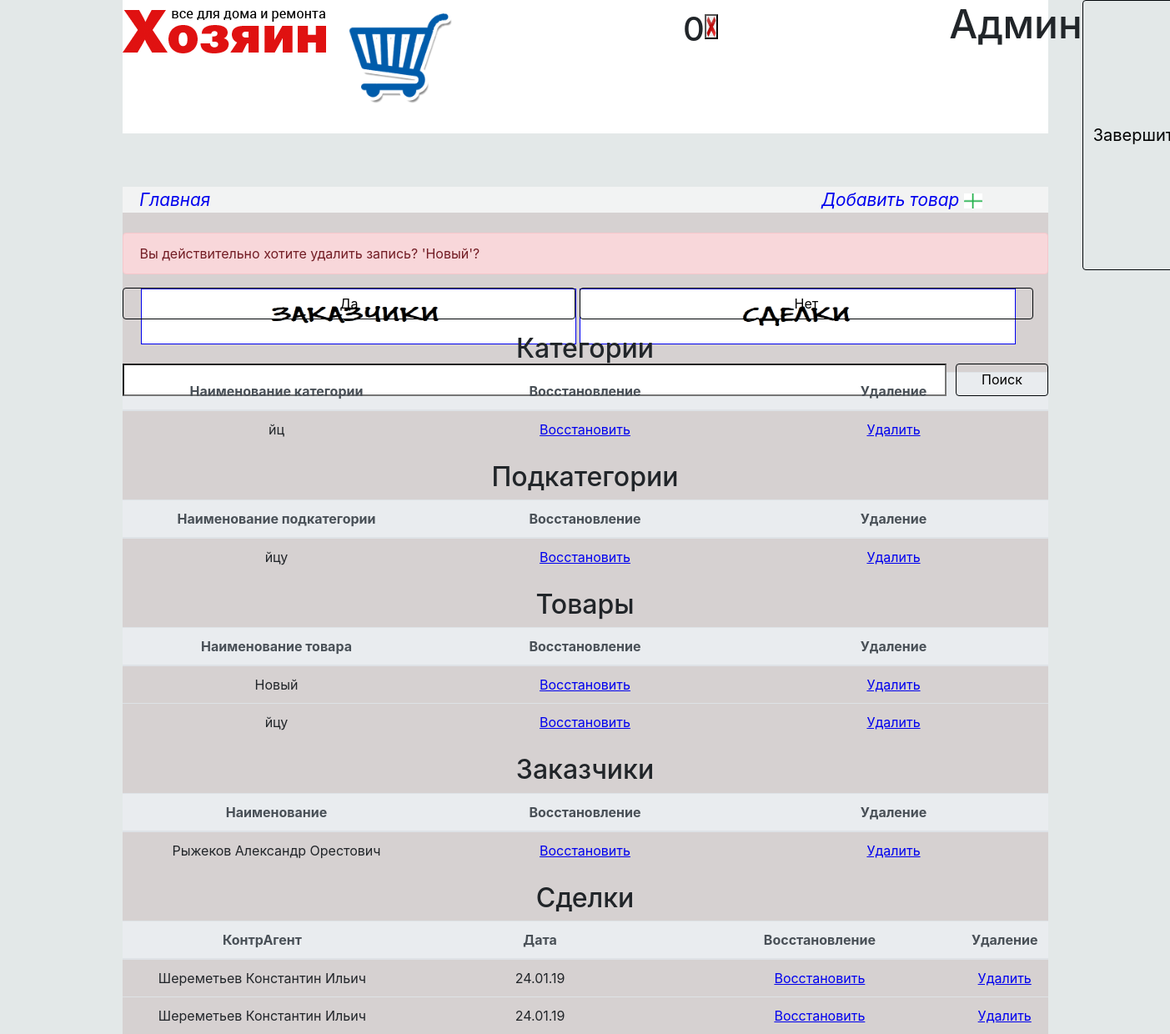
Screenshot of /delMarked.php?delProduct=Новый (signed in) with the database file from the repository.
### tables this page shows
CREATE TABLE `category` (
  `category_id` int(11) NOT NULL,
  `category_category` varchar(50) NOT NULL COMMENT 'название категории',
  `category_status` enum('0','1') NOT NULL COMMENT 'ее наличие',
  `category_sub` varchar(4) NOT NULL COMMENT 'название подкатегории',
  `category_image` varchar(50) NOT NULL
);

CREATE TABLE `product` (
  `product_id` int(11) NOT NULL,
  `product_name` varchar(100) NOT NULL COMMENT 'Наименование',
  `product_cost` int(6) NOT NULL COMMENT 'Цена',
  `product_description` varchar(512) NOT NULL COMMENT 'Описание',
  `product_image` varchar(124) NOT NULL COMMENT 'Картинка',
  `product_count` int(10) NOT NULL COMMENT 'Количество на складе',
  `product_characteristic` varchar(512) NOT NULL COMMENT 'Характеристики',
  `product_category` int(11) NOT NULL COMMENT 'Категория',
  `product_status` enum('0','1') NOT NULL COMMENT 'Статус наличия'
);

CREATE TABLE `customer` (
  `customer_id` int(11) NOT NULL,
  `customer_type` enum('0','1') NOT NULL COMMENT 'Тип(Физ/Юр)',
  `customer_name` varchar(150) NOT NULL COMMENT 'Наименование(Если Физ-Фио, Юр-организация)',
  `customer_adress` varchar(100) NOT NULL COMMENT 'Адресс',
  `customer_phone` varchar(11) NOT NULL COMMENT 'Телефон',
  `customer_status` enum('0','1') NOT NULL
);

### assets/delMarked_info.php (called while the page is built, shortened)
<?php
	$host = "localhost";
  	$login = "root";
  	$db = "tool_db";
  	$conn = mysqli_connect($host, $login, $password, $db);
	$query = "SELECT category_category FROM category Where category_status = '0' And category_sub = 'null';";
	$result = mysqli_query($conn, $query);
	$query2 = "SELECT category_category FROM category Where category_status = '0' And category_sub != 'null';";
	$result2 = mysqli_query($conn, $query2);
	$query3 = "SELECT product_name FROM product Where product_status = '0';";
	$result3 = mysqli_query($conn, $query3);
	$query4 = "SELECT customer_name FROM customer Where customer_status = '0';";
	$result4 = mysqli_query($conn, $query4);
	$query5 = "SELECT deal_name_customer,deal_date FROM deal Where deal_status = '0';";
	$result5 = mysqli_query($conn, $query5);
?>

### assets/delMarkedContent.php (the view, shortened to what this page needs)
<?php
	if (isset($_GET['delProduct'])) {
		$temp = str_replace('_',' ',$_GET['delProduct']);
		echo <<<HTML
					<br>
							<div class="alert alert-danger" role="alert">
								Вы действительно хотите удалить запись? '{$temp}'?
							</div>
							<form method="post">
							<input type="submit"  name="delYesProduct" value="Да" style="width: 49%;color: black;
						border-color:#010508;" class="btn btn-outline-secondary">
						<input type="submit"  name="delNoBTN" value="Нет" style="width: 49%;color: black;
						border-color:#010508;" class="btn btn-outline-secondary">
							</form>
HTML;
	}
	echo <<<HTML
		<h2 style="display: flex;    justify-content: center;">Категории</h2>
		<table class="table">
					<thead class="thead-light">
						<tr>
							<th class="TableCenter">Наименование категории</td>
							<th class="TableCenter">Восстановление</td>
							<th class="TableCenter">Удаление</td>
						</tr>
						</thead>
HTML;
	while($row = mysqli_fetch_array($_SESSION["DelMarkedCategory"])){
		$temp = str_replace(' ','_',$row['category_category']);
		echo <<<HEREDOC
                    <tr>
                    <td class="TableCenter">{$row['category_category']}</td>
					<td class="TableCenter"><a name=\"redGroup\" href=\delMarked.php?redGroup={$temp}>Восстановить</a></td>
					<td class="TableCenter"><a name=\"delGroup\" href=\delMarked.php?delGroup={$temp}>Удалить</a></td>
                    </tr>
HEREDOC;
	}
			echo <<<HTML
		</table>
		<h2 style="display: flex;    justify-content: center;">Подкатегории</h2>
		<table class="table">
					<thead class="thead-light">
						<tr>
							<th class="TableCenter">Наименование подкатегории</td>
							<th class="TableCenter">Восстановление</td>
							<th class="TableCenter">Удаление</td>
						</tr>
						</thead>
HTML;
	while($row = mysqli_fetch_array($_SESSION["DelMarkedSubCategory"])){
		$temp = str_replace(' ','_',$row['category_category']);
		echo <<<HEREDOC
                    <tr>
                    <td class="TableCenter">{$row['category_category']}</td>
					<td class="TableCenter"><a name=\"redGroup\" href=\delMarked.php?redGroup={$temp}>Восстановить</a></td>
					<td class="TableCenter"><a name=\"delGroup\" href=\delMarked.php?delGroup={$temp}>Удалить</a></td>
                    </tr>
HEREDOC;
	}
			echo <<<HTML
		</table>
		<h2 style="display: flex;    justify-content: center;">Товары</h2>
		<table class="table">
					<thead class="thead-light">
						<tr>
							<th class="TableCenter">Наименование товара</td>
							<th class="TableCenter">Восстановление</td>
							<th class="TableCenter">Удаление</td>
						</tr>
						</thead>
HTML;
	while($row = mysqli_fetch_array($_SESSION["DelMarkedProduct"])){
		$temp = str_replace(' ','_',$row['product_name']);
		echo <<<HEREDOC
                    <tr>
                    <td class="TableCenter">{$row['product_name']}</td>
					<td class="TableCenter"><a name=\"redProduct\" href=\delMarked.php?redProduct={$temp}>Восстановить</a></td>
					<td class="TableCenter"><a name=\"delProduct\" href=\delMarked.php?delProduct={$temp}>Удалить</a></td>
                    </tr>
HEREDOC;
	}
			echo <<<HTML
		</table>
		<h2 style="display: flex;    justify-content: center;">Заказчики</h2>
		<table class="table">
					<thead class="thead-light">
						<tr>
							<th class="TableCenter">Наименование</td>
							<th class="TableCenter">Восстановление</td>
							<th class="TableCenter">Удаление</td>
						</tr>
						</thead>
HTML;
	while($row = mysqli_fetch_array($_SESSION["DelMarkedCustomer"])){
		$temp = str_replace(' ','_',$row['customer_name']);
		echo <<<HEREDOC
                    <tr>
                    <td class="TableCenter">{$row['customer_name']}</td>
					<td class="TableCenter"><a name=\"redCustomer\" href=\delMarked.php?redCustomer={$temp}>Восстановить</a></td>
					<td class="TableCenter"><a name=\"delCustomer\" href=\delMarked.php?delCustomer={$temp}>Удалить</a></td>
                    </tr>
HEREDOC;
	}
			echo <<<HTML
		</table>
		<h2 style="display: flex;    justify-content: center;">Сделки</h2>
		<table class="table">
					<thead class="thead-light">
						<tr>
							<th class="TableCenter">КонтрАгент</td>
							<th class="TableCenter">Дата</td>
							<th class="TableCenter">Восстановление</td>
							<th class="TableCenter">Удаление</td>
						</tr>
						</thead>
HTML;
	while($row = mysqli_fetch_array($_SESSION["DelMarkedDeal"])){
		$temp = str_replace(' ','_',$row['deal_name_customer']);
		echo <<<HEREDOC
                    <tr>
                    <td class="TableCenter">{$row['deal_name_customer']}</td>
                    <td class="TableCenter">{$row['deal_date']}</td>
					<td class="TableCenter"><a name=\"redDeal\" href=\delMarked.php?redDeal={$temp}>Восстановить</a></td>
					<td class="TableCenter"><a name=\"delDeal\" href=\delMarked.php?delDeal={$temp}>Удалить</a></td>
                    </tr>
HEREDOC;
	}
	 echo <<<HTML
	 </table>
HTML;
?>

### css/style.css (style rules this page uses)
.TableCenter { width: 33%; text-align: center; }

### rows the page displays
category: category_category "йц"
category: category_category "йцу"
product: product_name "Новый"
product: product_name "йцу"
customer: customer_name "Рыжеков Александр Орестович"

### other values shown
$_SESSION['BasketCount'] "0"
$Privilege "Админ"
$temp "Новый"
$row['deal_name_customer'] "Шереметьев Константин Ильич"
$row['deal_date'] "24.01.19"
